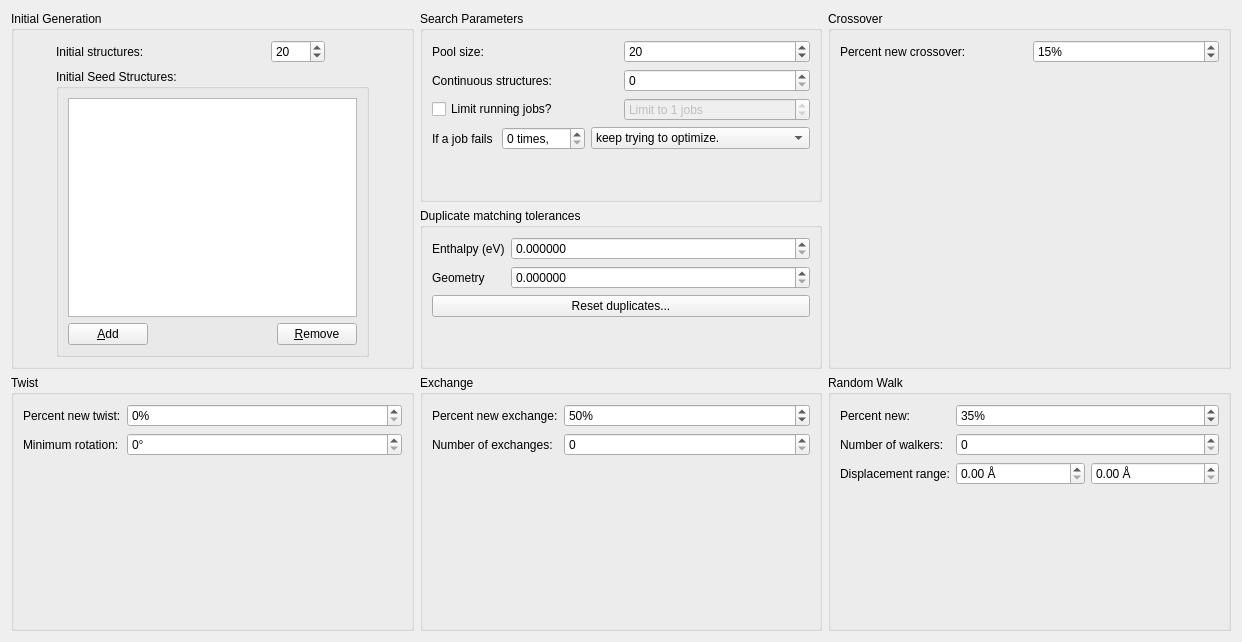
<?xml version="1.0" encoding="UTF-8"?>
<ui version="4.0">
 <class>Tab_Opt</class>
 <widget class="QWidget" name="Tab_Opt">
  <property name="geometry">
   <rect>
    <x>0</x>
    <y>0</y>
    <width>1242</width>
    <height>642</height>
   </rect>
  </property>
  <property name="windowTitle">
   <string>Form</string>
  </property>
  <layout class="QGridLayout" name="gridLayout">
   <item row="0" column="0">
    <widget class="QGroupBox" name="groupBox_3">
     <property name="sizePolicy">
      <sizepolicy hsizetype="Preferred" vsizetype="MinimumExpanding">
       <horstretch>0</horstretch>
       <verstretch>0</verstretch>
      </sizepolicy>
     </property>
     <property name="title">
      <string>Initial Generation</string>
     </property>
     <layout class="QGridLayout" name="gridLayout_4">
      <item row="0" column="0">
       <widget class="QLabel" name="label_9">
        <property name="sizePolicy">
         <sizepolicy hsizetype="Fixed" vsizetype="Preferred">
          <horstretch>0</horstretch>
          <verstretch>0</verstretch>
         </sizepolicy>
        </property>
        <property name="toolTip">
         <string>Number of initial structures / number of structures to keep in queue for continuous mode.

Default: 20
</string>
        </property>
        <property name="text">
         <string>Initial structures:</string>
        </property>
        <property name="buddy">
         <cstring>spin_numInitial</cstring>
        </property>
       </widget>
      </item>
      <item row="0" column="1">
       <widget class="QSpinBox" name="spin_numInitial">
        <property name="sizePolicy">
         <sizepolicy hsizetype="Maximum" vsizetype="Fixed">
          <horstretch>0</horstretch>
          <verstretch>0</verstretch>
         </sizepolicy>
        </property>
        <property name="toolTip">
         <string>Number of initial structures / number of structures to keep in queue for continuous mode.
</string>
        </property>
        <property name="maximum">
         <number>9999</number>
        </property>
        <property name="value">
         <number>20</number>
        </property>
       </widget>
      </item>
      <item row="1" column="0" colspan="2">
       <widget class="QGroupBox" name="groupBox_2">
        <property name="title">
         <string>Initial Seed Structures:</string>
        </property>
        <layout class="QGridLayout" name="gridLayout_3">
         <item row="0" column="0" colspan="3">
          <widget class="QListWidget" name="list_seeds">
           <property name="sizePolicy">
            <sizepolicy hsizetype="MinimumExpanding" vsizetype="MinimumExpanding">
             <horstretch>0</horstretch>
             <verstretch>0</verstretch>
            </sizepolicy>
           </property>
           <property name="toolTip">
            <string>Load any initial seed structures here.</string>
           </property>
          </widget>
         </item>
         <item row="1" column="0">
          <widget class="QPushButton" name="push_addSeed">
           <property name="sizePolicy">
            <sizepolicy hsizetype="Fixed" vsizetype="Fixed">
             <horstretch>0</horstretch>
             <verstretch>0</verstretch>
            </sizepolicy>
           </property>
           <property name="text">
            <string>&amp;Add</string>
           </property>
          </widget>
         </item>
         <item row="1" column="2">
          <widget class="QPushButton" name="push_removeSeed">
           <property name="sizePolicy">
            <sizepolicy hsizetype="Fixed" vsizetype="Fixed">
             <horstretch>0</horstretch>
             <verstretch>0</verstretch>
            </sizepolicy>
           </property>
           <property name="text">
            <string>&amp;Remove</string>
           </property>
          </widget>
         </item>
         <item row="1" column="1">
          <spacer name="horizontalSpacer">
           <property name="orientation">
            <enum>Qt::Horizontal</enum>
           </property>
           <property name="sizeHint" stdset="0">
            <size>
             <width>40</width>
             <height>20</height>
            </size>
           </property>
          </spacer>
         </item>
        </layout>
       </widget>
      </item>
     </layout>
    </widget>
   </item>
   <item row="0" column="1">
    <layout class="QVBoxLayout" name="verticalLayout">
     <item>
      <widget class="QGroupBox" name="groupBox_4">
       <property name="title">
        <string>Search Parameters</string>
       </property>
       <layout class="QGridLayout" name="gridLayout_5">
        <item row="0" column="0">
         <widget class="QLabel" name="label_26">
          <property name="toolTip">
           <string>Number of structures to be considered for genetic operations.

Structures are chosen for genetic operations based on a weighted probability list, such that the lowest enthalpy structures have the greatest probability of being chosen. The number specified here is used to determine how many of the lowest enthalpy structures will have a non-zero probability.

Default: 60</string>
          </property>
          <property name="text">
           <string>Pool size:</string>
          </property>
          <property name="buddy">
           <cstring>spin_popSize</cstring>
          </property>
         </widget>
        </item>
        <item row="0" column="1">
         <widget class="QSpinBox" name="spin_popSize">
          <property name="toolTip">
           <string>Number of structures to be considered for genetic operations.

Structures are chosen for genetic operations based on a weighted probability list, such that the lowest enthalpy structures have the greatest probability of being chosen. The number specified here is used to determine how many of the lowest enthalpy structures will have a non-zero probability.

Default: 20</string>
          </property>
          <property name="maximum">
           <number>9999</number>
          </property>
          <property name="value">
           <number>20</number>
          </property>
         </widget>
        </item>
        <item row="1" column="0">
         <widget class="QLabel" name="label_genTotal">
          <property name="toolTip">
           <string>How many structures are created for population &gt; 1. This has no effect in continuous mode.

Default: 10</string>
          </property>
          <property name="text">
           <string>Continuous structures:</string>
          </property>
          <property name="buddy">
           <cstring>spin_contStructs</cstring>
          </property>
         </widget>
        </item>
        <item row="1" column="1">
         <widget class="QSpinBox" name="spin_contStructs">
          <property name="toolTip">
           <string>Number of structures to be kept &quot;in progress&quot; during after the initial generation.

This should depend on the resources available. If a running job limit is set below,

[running job limit] + 1

is a good value here.</string>
          </property>
         </widget>
        </item>
        <item row="3" column="0">
         <widget class="QCheckBox" name="cb_limitRunningJobs">
          <property name="toolTip">
           <string>Check this box to set a limit on the number of jobs that are submitted for a local optimization at any given time.</string>
          </property>
          <property name="text">
           <string>Limit running jobs?</string>
          </property>
         </widget>
        </item>
        <item row="3" column="1">
         <widget class="QSpinBox" name="spin_runningJobLimit">
          <property name="enabled">
           <bool>false</bool>
          </property>
          <property name="toolTip">
           <string>Maximum number of simultaneous local optimizations allowed.</string>
          </property>
          <property name="suffix">
           <string> jobs</string>
          </property>
          <property name="prefix">
           <string>Limit to </string>
          </property>
          <property name="value">
           <number>1</number>
          </property>
         </widget>
        </item>
        <item row="4" column="0" colspan="2">
         <layout class="QHBoxLayout" name="horizontalLayout_2">
          <item>
           <widget class="QLabel" name="label_4">
            <property name="sizePolicy">
             <sizepolicy hsizetype="Fixed" vsizetype="Preferred">
              <horstretch>0</horstretch>
              <verstretch>0</verstretch>
             </sizepolicy>
            </property>
            <property name="text">
             <string>If a job fails </string>
            </property>
           </widget>
          </item>
          <item>
           <widget class="QSpinBox" name="spin_failLimit">
            <property name="sizePolicy">
             <sizepolicy hsizetype="Fixed" vsizetype="Fixed">
              <horstretch>0</horstretch>
              <verstretch>0</verstretch>
             </sizepolicy>
            </property>
            <property name="suffix">
             <string> times,</string>
            </property>
            <property name="maximum">
             <number>100</number>
            </property>
           </widget>
          </item>
          <item>
           <widget class="QComboBox" name="combo_failAction">
            <property name="toolTip">
             <string>Either keep trying to optimize, kill, or randomize individuals that fail more than the specified number of times.</string>
            </property>
            <item>
             <property name="text">
              <string>keep trying to optimize.</string>
             </property>
            </item>
            <item>
             <property name="text">
              <string>kill the structure.</string>
             </property>
            </item>
            <item>
             <property name="text">
              <string>replace with random.</string>
             </property>
            </item>
           </widget>
          </item>
         </layout>
        </item>
        <item row="5" column="0">
         <spacer name="verticalSpacer">
          <property name="orientation">
           <enum>Qt::Vertical</enum>
          </property>
          <property name="sizeHint" stdset="0">
           <size>
            <width>20</width>
            <height>40</height>
           </size>
          </property>
         </spacer>
        </item>
       </layout>
      </widget>
     </item>
     <item>
      <widget class="QGroupBox" name="groupBox">
       <property name="toolTip">
        <string>Experimental: These options are used to fine-tune matching of duplicate structures.</string>
       </property>
       <property name="title">
        <string>Duplicate matching tolerances</string>
       </property>
       <layout class="QGridLayout" name="gridLayout_2">
        <item row="0" column="2">
         <widget class="QDoubleSpinBox" name="spin_tol_enthalpy">
          <property name="toolTip">
           <string>Tolerance for enthalpy comparisons.</string>
          </property>
          <property name="decimals">
           <number>6</number>
          </property>
          <property name="singleStep">
           <double>0.001000000000000</double>
          </property>
         </widget>
        </item>
        <item row="0" column="1">
         <widget class="QLabel" name="label">
          <property name="sizePolicy">
           <sizepolicy hsizetype="Fixed" vsizetype="Preferred">
            <horstretch>0</horstretch>
            <verstretch>0</verstretch>
           </sizepolicy>
          </property>
          <property name="toolTip">
           <string>Experimental: These options are used to fine-tune matching of duplicate structures.</string>
          </property>
          <property name="text">
           <string>Enthalpy (eV)</string>
          </property>
          <property name="buddy">
           <cstring>spin_tol_enthalpy</cstring>
          </property>
         </widget>
        </item>
        <item row="2" column="1" colspan="2">
         <widget class="QPushButton" name="push_dup_reset">
          <property name="toolTip">
           <string>Manually recheck all structures for duplicates (necessary after changing the above options).</string>
          </property>
          <property name="text">
           <string>Reset duplicates...</string>
          </property>
         </widget>
        </item>
        <item row="3" column="1">
         <spacer name="verticalSpacer_2">
          <property name="orientation">
           <enum>Qt::Vertical</enum>
          </property>
          <property name="sizeHint" stdset="0">
           <size>
            <width>20</width>
            <height>40</height>
           </size>
          </property>
         </spacer>
        </item>
        <item row="1" column="1">
         <widget class="QLabel" name="label_2">
          <property name="text">
           <string>Geometry</string>
          </property>
          <property name="buddy">
           <cstring>spin_tol_geo</cstring>
          </property>
         </widget>
        </item>
        <item row="1" column="2">
         <widget class="QDoubleSpinBox" name="spin_tol_geo">
          <property name="toolTip">
           <string>Geometry tolerance setting</string>
          </property>
          <property name="decimals">
           <number>6</number>
          </property>
          <property name="maximum">
           <double>100000.000000000000000</double>
          </property>
         </widget>
        </item>
       </layout>
      </widget>
     </item>
    </layout>
   </item>
   <item row="1" column="1">
    <widget class="QGroupBox" name="groupBox_6">
     <property name="title">
      <string>Exchange</string>
     </property>
     <layout class="QGridLayout" name="gridLayout_7">
      <item row="0" column="0">
       <widget class="QLabel" name="label_29">
        <property name="sizePolicy">
         <sizepolicy hsizetype="Maximum" vsizetype="Preferred">
          <horstretch>0</horstretch>
          <verstretch>0</verstretch>
         </sizepolicy>
        </property>
        <property name="text">
         <string>Percent new exchange:</string>
        </property>
        <property name="buddy">
         <cstring>spin_p_exch</cstring>
        </property>
       </widget>
      </item>
      <item row="1" column="0">
       <widget class="QLabel" name="label_27">
        <property name="toolTip">
         <string>Standard deviation of the random elements of the strain matrix.

Default: 0.07</string>
        </property>
        <property name="text">
         <string>Number of exchanges:</string>
        </property>
        <property name="buddy">
         <cstring>spin_exch_numExch</cstring>
        </property>
       </widget>
      </item>
      <item row="0" column="1">
       <widget class="QSpinBox" name="spin_p_exch">
        <property name="toolTip">
         <string/>
        </property>
        <property name="suffix">
         <string>%</string>
        </property>
        <property name="maximum">
         <number>100</number>
        </property>
        <property name="value">
         <number>50</number>
        </property>
       </widget>
      </item>
      <item row="2" column="0">
       <spacer name="verticalSpacer_4">
        <property name="orientation">
         <enum>Qt::Vertical</enum>
        </property>
        <property name="sizeHint" stdset="0">
         <size>
          <width>20</width>
          <height>40</height>
         </size>
        </property>
       </spacer>
      </item>
      <item row="1" column="1">
       <widget class="QSpinBox" name="spin_exch_numExch"/>
      </item>
     </layout>
    </widget>
   </item>
   <item row="0" column="2">
    <widget class="QGroupBox" name="groupBox_5">
     <property name="title">
      <string>Crossover</string>
     </property>
     <layout class="QGridLayout" name="gridLayout_6">
      <item row="2" column="0">
       <widget class="QLabel" name="label_25">
        <property name="toolTip">
         <string>Percentage of new structures to be created from the heredity operator.

Heredity combines two random spatially coherent slabs from two unique parents to form a single offspring.

Default: 85</string>
        </property>
        <property name="text">
         <string>Percent new crossover:</string>
        </property>
        <property name="buddy">
         <cstring>spin_p_cross</cstring>
        </property>
       </widget>
      </item>
      <item row="2" column="1">
       <widget class="QSpinBox" name="spin_p_cross">
        <property name="toolTip">
         <string>Percentage of new structures to be created from the crossover operator.

Default: 15</string>
        </property>
        <property name="suffix">
         <string>%</string>
        </property>
        <property name="maximum">
         <number>100</number>
        </property>
        <property name="value">
         <number>15</number>
        </property>
       </widget>
      </item>
      <item row="3" column="1">
       <spacer name="verticalSpacer_3">
        <property name="orientation">
         <enum>Qt::Vertical</enum>
        </property>
        <property name="sizeHint" stdset="0">
         <size>
          <width>20</width>
          <height>40</height>
         </size>
        </property>
       </spacer>
      </item>
     </layout>
    </widget>
   </item>
   <item row="1" column="0">
    <widget class="QGroupBox" name="groupBox_8">
     <property name="title">
      <string>Twist</string>
     </property>
     <layout class="QGridLayout" name="gridLayout_9">
      <item row="0" column="0">
       <widget class="QLabel" name="label_3">
        <property name="sizePolicy">
         <sizepolicy hsizetype="Maximum" vsizetype="Preferred">
          <horstretch>0</horstretch>
          <verstretch>0</verstretch>
         </sizepolicy>
        </property>
        <property name="text">
         <string>Percent new twist:</string>
        </property>
        <property name="buddy">
         <cstring>spin_p_twist</cstring>
        </property>
       </widget>
      </item>
      <item row="0" column="1">
       <widget class="QSpinBox" name="spin_p_twist">
        <property name="toolTip">
         <string>Percentage of new structures to be created from the crossover operator.

Default: 15</string>
        </property>
        <property name="suffix">
         <string>%</string>
        </property>
        <property name="maximum">
         <number>100</number>
        </property>
       </widget>
      </item>
      <item row="1" column="0">
       <widget class="QLabel" name="label_10">
        <property name="text">
         <string>Minimum rotation:</string>
        </property>
        <property name="buddy">
         <cstring>spin_twist_minRot</cstring>
        </property>
       </widget>
      </item>
      <item row="1" column="1">
       <widget class="QSpinBox" name="spin_twist_minRot">
        <property name="toolTip">
         <string>The smallest rotation allowed during the twist.</string>
        </property>
        <property name="suffix">
         <string>°</string>
        </property>
       </widget>
      </item>
      <item row="2" column="0">
       <spacer name="verticalSpacer_6">
        <property name="orientation">
         <enum>Qt::Vertical</enum>
        </property>
        <property name="sizeHint" stdset="0">
         <size>
          <width>20</width>
          <height>40</height>
         </size>
        </property>
       </spacer>
      </item>
     </layout>
    </widget>
   </item>
   <item row="1" column="2">
    <widget class="QGroupBox" name="groupBox_7">
     <property name="title">
      <string>Random Walk</string>
     </property>
     <layout class="QGridLayout" name="gridLayout_8">
      <item row="0" column="0">
       <widget class="QLabel" name="label_31">
        <property name="sizePolicy">
         <sizepolicy hsizetype="Maximum" vsizetype="Preferred">
          <horstretch>0</horstretch>
          <verstretch>0</verstretch>
         </sizepolicy>
        </property>
        <property name="toolTip">
         <string>Percentage of offspring structures that will be generated from the permutation operator.

The permutation operator will swap two atoms of different type within a single parent. Set to zero if there is only one atom type in the cell!

Default: 5%</string>
        </property>
        <property name="text">
         <string>Percent new:</string>
        </property>
        <property name="buddy">
         <cstring>spin_p_randw</cstring>
        </property>
       </widget>
      </item>
      <item row="2" column="0">
       <widget class="QLabel" name="label_30">
        <property name="toolTip">
         <string>Number of separate swaps in the permutation operator.

Default: 3</string>
        </property>
        <property name="text">
         <string>Displacement range:</string>
        </property>
        <property name="buddy">
         <cstring>spin_randw_minWalk</cstring>
        </property>
       </widget>
      </item>
      <item row="0" column="1">
       <widget class="QSpinBox" name="spin_p_randw">
        <property name="toolTip">
         <string/>
        </property>
        <property name="suffix">
         <string>%</string>
        </property>
        <property name="maximum">
         <number>100</number>
        </property>
        <property name="value">
         <number>35</number>
        </property>
       </widget>
      </item>
      <item row="1" column="0">
       <widget class="QLabel" name="label_5">
        <property name="text">
         <string>Number of walkers:</string>
        </property>
        <property name="buddy">
         <cstring>spin_randw_numWalkers</cstring>
        </property>
       </widget>
      </item>
      <item row="3" column="0">
       <spacer name="verticalSpacer_5">
        <property name="orientation">
         <enum>Qt::Vertical</enum>
        </property>
        <property name="sizeHint" stdset="0">
         <size>
          <width>20</width>
          <height>40</height>
         </size>
        </property>
       </spacer>
      </item>
      <item row="1" column="1">
       <widget class="QSpinBox" name="spin_randw_numWalkers"/>
      </item>
      <item row="2" column="1">
       <layout class="QHBoxLayout" name="horizontalLayout">
        <item>
         <widget class="QDoubleSpinBox" name="spin_randw_minWalk">
          <property name="suffix">
           <string> Å</string>
          </property>
         </widget>
        </item>
        <item>
         <widget class="QDoubleSpinBox" name="spin_randw_maxWalk">
          <property name="suffix">
           <string> Å</string>
          </property>
         </widget>
        </item>
       </layout>
      </item>
     </layout>
    </widget>
   </item>
  </layout>
 </widget>
 <tabstops>
  <tabstop>spin_numInitial</tabstop>
  <tabstop>list_seeds</tabstop>
  <tabstop>push_addSeed</tabstop>
  <tabstop>push_removeSeed</tabstop>
  <tabstop>spin_popSize</tabstop>
  <tabstop>spin_contStructs</tabstop>
  <tabstop>cb_limitRunningJobs</tabstop>
  <tabstop>spin_runningJobLimit</tabstop>
  <tabstop>spin_failLimit</tabstop>
  <tabstop>combo_failAction</tabstop>
  <tabstop>spin_tol_enthalpy</tabstop>
  <tabstop>spin_tol_geo</tabstop>
  <tabstop>push_dup_reset</tabstop>
  <tabstop>spin_p_cross</tabstop>
  <tabstop>spin_p_twist</tabstop>
  <tabstop>spin_twist_minRot</tabstop>
  <tabstop>spin_p_exch</tabstop>
  <tabstop>spin_exch_numExch</tabstop>
  <tabstop>spin_p_randw</tabstop>
  <tabstop>spin_randw_numWalkers</tabstop>
  <tabstop>spin_randw_minWalk</tabstop>
  <tabstop>spin_randw_maxWalk</tabstop>
 </tabstops>
 <resources/>
 <connections>
  <connection>
   <sender>cb_limitRunningJobs</sender>
   <signal>toggled(bool)</signal>
   <receiver>spin_runningJobLimit</receiver>
   <slot>setEnabled(bool)</slot>
   <hints>
    <hint type="sourcelabel">
     <x>618</x>
     <y>105</y>
    </hint>
    <hint type="destinationlabel">
     <x>816</x>
     <y>106</y>
    </hint>
   </hints>
  </connection>
 </connections>
</ui>
